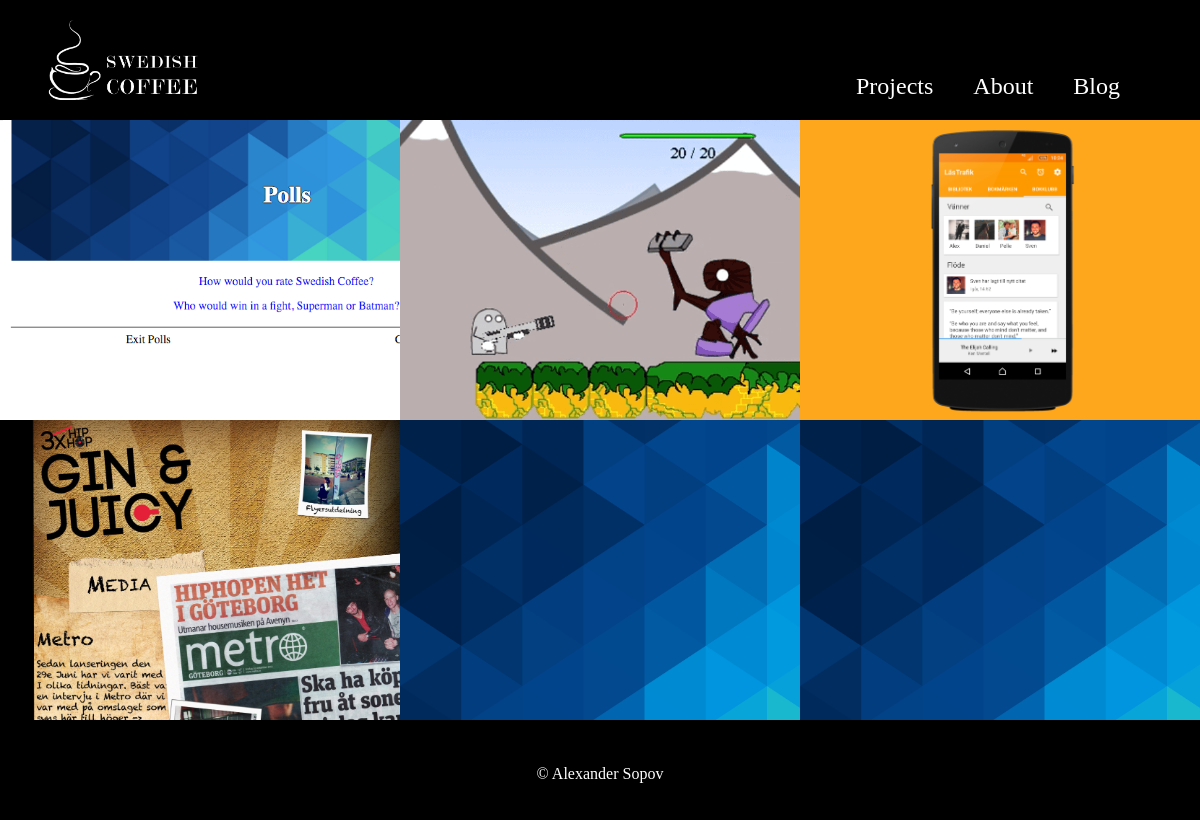
The page / on the database its author committed.
### website/models.py (models this page shows, shortened)
class MenuItem(models.Model):
	page = models.ForeignKey(Page)

class Page(models.Model):
	title = models.CharField(max_length=100)
	url = models.CharField(max_length=100)

class Projects(models.Model):
	imgUrl = models.CharField(max_length=100)
	title = models.CharField(max_length=100)
	introduction = models.TextField()
	page = models.ForeignKey(Page)

### website/views.py (the view)
# urls.py: url(r'^$', views.IndexView.as_view(), name='index'),
def index(request):
	print("got to index in website")
	menu = get_list_or_404(MenuItem, )
	projects = get_list_or_404(Projects)
	context = {
		"page": {"title":"hej"},
		"logoPath":"website/images/coffe_cup.png",
		"menu": menu,
		"projects": projects
	}
	context.update(baseContext)
	return render(request, "website/index.html", context)

### website/templates/website/index.html (shortened to what this page needs)
{% extends "website/base.html" %}
{% load staticfiles %}
{% block container %}
    {% for project in projects %}
	    	<div class="projectThumb" onclick="window.location='{% url project.page.url %}';">
	    		<img src="{% static project.imgUrl %}">
				<div class ="projectIngress">
				</div>
	    	</div>
    {% endfor %}
{% endblock %}

### website/templates/website/header.html (shortened to what this page needs)
{% block header %}
{% load staticfiles %}
	<div class="header">
	    <div class="logo">
	        <img src="{% static logoPath %}">
	    </div>
	    <nav id="menu">
		    <ul>
			    {% for item in menu %}
			        <li>
			        	<a href="{% url item.page.url %}"> {{ item.page.title }} </a>
		        	</li>
			    {% endfor %}
			</ul>
	    </nav>
	</div>
{% endblock %}

### website/static/website/style.css (style rules this page uses)
body { height: 100%; margin:0px; padding: 0px; background: white url("images/background.png"); }
.header { position: relative; top:0px; left: 0px; width:100%; background-color: black; height: 120px; }
.logo { overflow: visible; height:100%; }
.logo img { height:80px; width:auto; margin-top:20px; margin-left:20px; }
nav { width: 300px; height: 100%; background-color:black; position: fixed; z-index: 100; -webkit-transform: translate(-300px, 0); transform: translate(-300px, 0); transition: transform 0.3s ease; }
nav li { text-decoration: none; display:block; text-align:center; margin:20px; margin-right:30px; margin-left:10px; padding:0px; list-style-type:none; }
nav a { color:white; text-decoration: none; font-size: 1.5em; }
.projectThumb { position:relative; top:0px; left:0px; width:100%; height:300px; overflow:hidden; }
.projectThumb img { position: absolute; top: 0px; left: 0px; height:100%; }
.projectIngress { background-color: rgba(0,5,5,0.80); position:absolute; left:0px; bottom:0px; padding-left: 20px; padding-right: 20px; z-index: 99; height: 35%; color:white; }
@media screen and (min-width: 426px) { .projectThumb { width:50%; } }
@media screen and (min-width: 426px) { .logo img { margin-left:40px; } }
@media screen and (min-width: 769px) { nav { text-align: right; width: auto; height: auto; position: absolute; right:-250px; bottom:0px; } }
@media screen and (min-width: 769px) { nav li { display: inline; float:left; } }
@media screen and (min-width: 769px) { .projectThumb { width: 33.333%; } }
@media screen and (min-width: 769px) { .projectIngress { position: relative; top:0px; height: 100%; padding-top: 300px; animation-name: moveTextDown; animation-duration: .15s; padding-top:300px; text-align: center; background-color: rgba(0,5,5,0.0); } }
@media screen and (min-width: 769px) { .projectThumb img { animation-name: zoomOutImg; animation-duration: .55s; top: 0px; left: 0px; height:100%; } }

### rows shown on the page
MenuItem: page "Projects"
MenuItem: page "About"
MenuItem: page "Blog"
Projects: imgUrl (picture)
Projects: imgUrl (picture)
Projects: imgUrl (picture)
Projects: imgUrl (picture)
Projects: imgUrl (picture)
Projects: imgUrl (picture)
